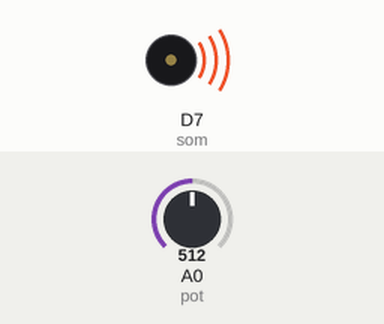
Recording of a sketch running on a simulated ESP8266 (NodeMCU). Parts: buzzer (waves = sounding). Inputs (shaded band) come from the test bench; at power-on: A0 (pot) = 512. What the sketch prints to the serial monitor is not drawn.

Above: at 0.1 s.
Timing chart, 0 to 1.6 s (numbered marks = the images above):
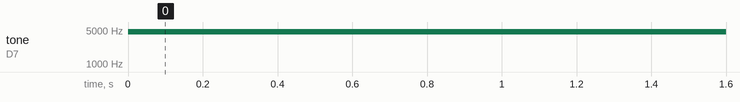

The sketch:

code1.ino
```cpp
const int pot = A0;
const int som = D7;


void setup() {
  Serial.begin(115200);
  pinMode(som, OUTPUT);
  pinMode(pot,  INPUT);
}

void loop() {
  int frequencia = 500+8*analogRead(pot);
  Serial.println(frequencia);
  tone(som,frequencia);
}
```

Measured:
- by itself, tone on D7 (som): silent → 4596 Hz at 0.00 s
